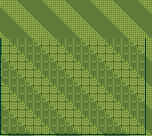

A level layout from a 2D game, rendered from its tile map. Below: a short description, then the map file with its tile-grid data intact:
An orthogonal 19x17 tile map with 8x8 px tiles, 1 tile layer (ShoeBox Tile Grab).

<map version="1.0" orientation="orthogonal" width="19" height="17" tilewidth="8" tileheight="8">
<tileset firstgid="1" name="bg01_bank.png" tilewidth="8" tileheight="8">
	<image source="bg01_bank.png" width="256" height="16" />
</tileset>
	<layer name="ShoeBox Tile Grab" width="19" height="17">
		<data>
			<tile gid="1" />
			<tile gid="2" />
			<tile gid="3" />
			<tile gid="4" />
			<tile gid="4" />
			<tile gid="5" />
			<tile gid="1" />
			<tile gid="2" />
			<tile gid="3" />
			<tile gid="4" />
			<tile gid="4" />
			<tile gid="5" />
			<tile gid="1" />
			<tile gid="2" />
			<tile gid="3" />
			<tile gid="4" />
			<tile gid="4" />
			<tile gid="5" />
			<tile gid="1" />
			<tile gid="5" />
			<tile gid="1" />
			<tile gid="2" />
			<tile gid="3" />
			<tile gid="4" />
			<tile gid="4" />
			<tile gid="5" />
			<tile gid="1" />
			<tile gid="2" />
			<tile gid="3" />
			<tile gid="4" />
			<tile gid="4" />
			<tile gid="5" />
			<tile gid="1" />
			<tile gid="2" />
			<tile gid="3" />
			<tile gid="4" />
			<tile gid="4" />
			<tile gid="5" />
			<tile gid="4" />
			<tile gid="5" />
			<tile gid="1" />
			<tile gid="2" />
			<tile gid="3" />
			<tile gid="4" />
			<tile gid="4" />
			<tile gid="5" />
			<tile gid="1" />
			<tile gid="2" />
			<tile gid="3" />
			<tile gid="4" />
			<tile gid="4" />
			<tile gid="5" />
			<tile gid="1" />
			<tile gid="2" />
			<tile gid="3" />
			<tile gid="4" />
			<tile gid="4" />
			<tile gid="4" />
			<tile gid="4" />
			<tile gid="5" />
			<tile gid="1" />
			<tile gid="2" />
			<tile gid="3" />
			<tile gid="4" />
			<tile gid="4" />
			<tile gid="5" />
			<tile gid="1" />
			<tile gid="2" />
			<tile gid="3" />
			<tile gid="4" />
			<tile gid="4" />
			<tile gid="5" />
			<tile gid="1" />
			<tile gid="2" />
			<tile gid="3" />
			<tile gid="4" />
			<tile gid="6" />
			<tile gid="7" />
			<tile gid="7" />
			<tile gid="8" />
			<tile gid="9" />
			<tile gid="10" />
			<tile gid="11" />
			<tile gid="7" />
			<tile gid="7" />
			<tile gid="8" />
			<tile gid="9" />
			<tile gid="10" />
			<tile gid="11" />
			<tile gid="7" />
			<tile gid="7" />
			<tile gid="8" />
			<tile gid="9" />
			<tile gid="10" />
			<tile gid="12" />
			<tile gid="13" />
			<tile gid="14" />
			<tile gid="15" />
			<tile gid="15" />
			<tile gid="16" />
			<tile gid="17" />
			<tile gid="18" />
			<tile gid="14" />
			<tile gid="15" />
			<tile gid="15" />
			<tile gid="16" />
			<tile gid="17" />
			<tile gid="18" />
			<tile gid="14" />
			<tile gid="15" />
			<tile gid="15" />
			<tile gid="16" />
			<tile gid="17" />
			<tile gid="19" />
			<tile gid="13" />
			<tile gid="18" />
			<tile gid="14" />
			<tile gid="15" />
			<tile gid="15" />
			<tile gid="16" />
			<tile gid="17" />
			<tile gid="18" />
			<tile gid="14" />
			<tile gid="15" />
			<tile gid="15" />
			<tile gid="16" />
			<tile gid="17" />
			<tile gid="18" />
			<tile gid="14" />
			<tile gid="15" />
			<tile gid="15" />
			<tile gid="16" />
			<tile gid="20" />
			<tile gid="21" />
			<tile gid="17" />
			<tile gid="18" />
			<tile gid="14" />
			<tile gid="15" />
			<tile gid="15" />
			<tile gid="16" />
			<tile gid="17" />
			<tile gid="18" />
			<tile gid="14" />
			<tile gid="15" />
			<tile gid="15" />
			<tile gid="16" />
			<tile gid="17" />
			<tile gid="18" />
			<tile gid="14" />
			<tile gid="15" />
			<tile gid="15" />
			<tile gid="22" />
			<tile gid="23" />
			<tile gid="16" />
			<tile gid="17" />
			<tile gid="18" />
			<tile gid="14" />
			<tile gid="15" />
			<tile gid="15" />
			<tile gid="16" />
			<tile gid="17" />
			<tile gid="18" />
			<tile gid="14" />
			<tile gid="15" />
			<tile gid="15" />
			<tile gid="16" />
			<tile gid="17" />
			<tile gid="18" />
			<tile gid="14" />
			<tile gid="15" />
			<tile gid="24" />
			<tile gid="25" />
			<tile gid="15" />
			<tile gid="16" />
			<tile gid="17" />
			<tile gid="18" />
			<tile gid="14" />
			<tile gid="15" />
			<tile gid="15" />
			<tile gid="16" />
			<tile gid="17" />
			<tile gid="18" />
			<tile gid="14" />
			<tile gid="15" />
			<tile gid="15" />
			<tile gid="16" />
			<tile gid="17" />
			<tile gid="18" />
			<tile gid="14" />
			<tile gid="24" />
			<tile gid="26" />
			<tile gid="15" />
			<tile gid="15" />
			<tile gid="16" />
			<tile gid="17" />
			<tile gid="18" />
			<tile gid="14" />
			<tile gid="15" />
			<tile gid="15" />
			<tile gid="16" />
			<tile gid="17" />
			<tile gid="18" />
			<tile gid="14" />
			<tile gid="15" />
			<tile gid="15" />
			<tile gid="16" />
			<tile gid="17" />
			<tile gid="18" />
			<tile gid="27" />
			<tile gid="28" />
			<tile gid="14" />
			<tile gid="15" />
			<tile gid="15" />
			<tile gid="16" />
			<tile gid="17" />
			<tile gid="18" />
			<tile gid="14" />
			<tile gid="15" />
			<tile gid="15" />
			<tile gid="16" />
			<tile gid="17" />
			<tile gid="18" />
			<tile gid="14" />
			<tile gid="15" />
			<tile gid="15" />
			<tile gid="16" />
			<tile gid="17" />
			<tile gid="19" />
			<tile gid="28" />
			<tile gid="18" />
			<tile gid="14" />
			<tile gid="15" />
			<tile gid="15" />
			<tile gid="16" />
			<tile gid="17" />
			<tile gid="18" />
			<tile gid="14" />
			<tile gid="15" />
			<tile gid="15" />
			<tile gid="16" />
			<tile gid="17" />
			<tile gid="18" />
			<tile gid="14" />
			<tile gid="15" />
			<tile gid="15" />
			<tile gid="16" />
			<tile gid="20" />
			<tile gid="29" />
			<tile gid="17" />
			<tile gid="18" />
			<tile gid="14" />
			<tile gid="15" />
			<tile gid="15" />
			<tile gid="16" />
			<tile gid="17" />
			<tile gid="18" />
			<tile gid="14" />
			<tile gid="15" />
			<tile gid="15" />
			<tile gid="16" />
			<tile gid="17" />
			<tile gid="18" />
			<tile gid="14" />
			<tile gid="15" />
			<tile gid="15" />
			<tile gid="22" />
			<tile gid="30" />
			<tile gid="16" />
			<tile gid="17" />
			<tile gid="18" />
			<tile gid="14" />
			<tile gid="15" />
			<tile gid="15" />
			<tile gid="16" />
			<tile gid="17" />
			<tile gid="18" />
			<tile gid="14" />
			<tile gid="15" />
			<tile gid="15" />
			<tile gid="16" />
			<tile gid="17" />
			<tile gid="18" />
			<tile gid="14" />
			<tile gid="15" />
			<tile gid="24" />
			<tile gid="30" />
			<tile gid="15" />
			<tile gid="16" />
			<tile gid="17" />
			<tile gid="18" />
			<tile gid="14" />
			<tile gid="15" />
			<tile gid="15" />
			<tile gid="16" />
			<tile gid="17" />
			<tile gid="18" />
			<tile gid="14" />
			<tile gid="15" />
			<tile gid="15" />
			<tile gid="16" />
			<tile gid="17" />
			<tile gid="18" />
			<tile gid="14" />
			<tile gid="24" />
			<tile gid="31" />
			<tile gid="32" />
			<tile gid="32" />
			<tile gid="33" />
			<tile gid="34" />
			<tile gid="35" />
			<tile gid="36" />
			<tile gid="32" />
			<tile gid="32" />
			<tile gid="33" />
			<tile gid="34" />
			<tile gid="35" />
			<tile gid="36" />
			<tile gid="32" />
			<tile gid="32" />
			<tile gid="33" />
			<tile gid="34" />
			<tile gid="35" />
			<tile gid="37" />
		</data>
	</layer>
</map>